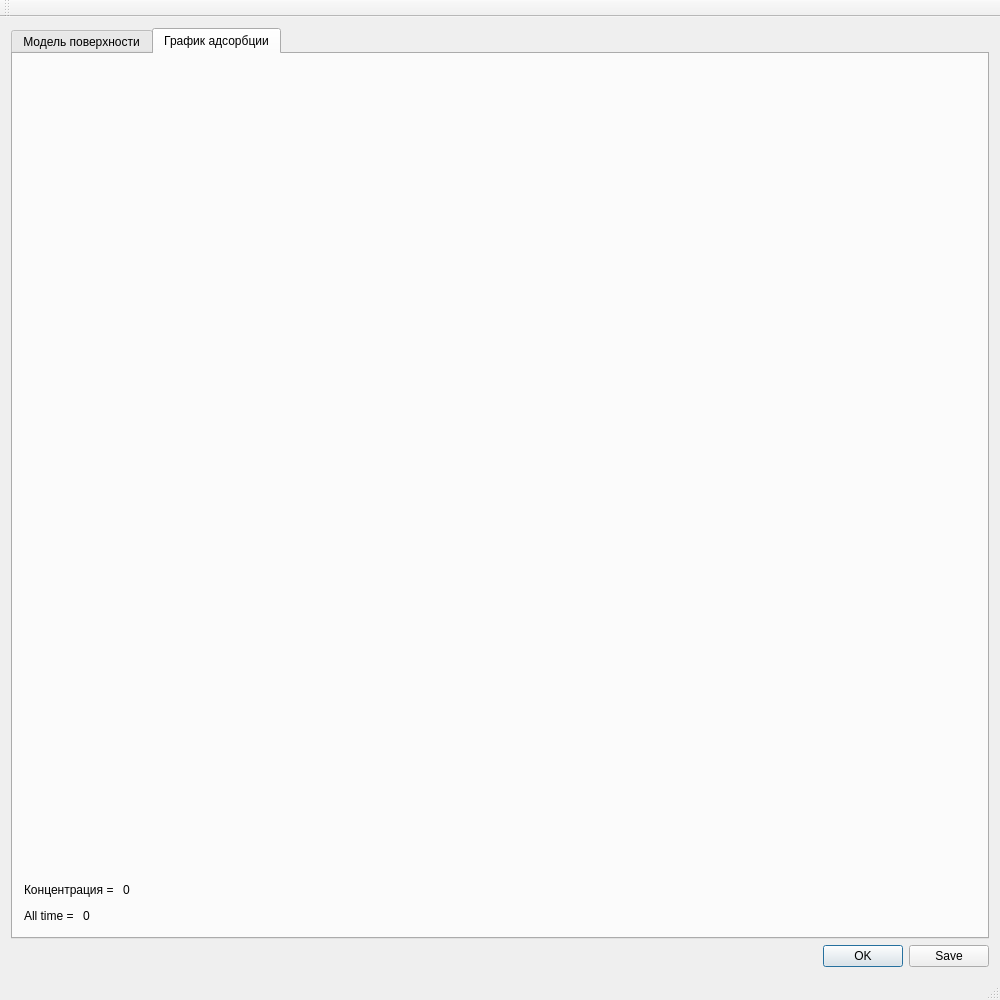
<?xml version="1.0" encoding="UTF-8"?>
<ui version="4.0">
 <class>MainWindow</class>
 <widget class="QMainWindow" name="MainWindow">
  <property name="windowModality">
   <enum>Qt::ApplicationModal</enum>
  </property>
  <property name="geometry">
   <rect>
    <x>0</x>
    <y>0</y>
    <width>1000</width>
    <height>1000</height>
   </rect>
  </property>
  <property name="sizePolicy">
   <sizepolicy hsizetype="Expanding" vsizetype="Expanding">
    <horstretch>0</horstretch>
    <verstretch>0</verstretch>
   </sizepolicy>
  </property>
  <property name="windowTitle">
   <string>Method Monte-Carlo</string>
  </property>
  <widget class="QWidget" name="centralWidget">
   <layout class="QVBoxLayout" name="verticalLayout_3">
    <item>
     <widget class="QTabWidget" name="tabWidget">
      <property name="currentIndex">
       <number>1</number>
      </property>
      <widget class="QWidget" name="general_tab">
       <attribute name="title">
        <string>Модель поверхности</string>
       </attribute>
       <layout class="QVBoxLayout" name="verticalLayout">
        <item>
         <layout class="QHBoxLayout" name="horizontalLayout">
          <item>
           <widget class="QWidget" name="widget" native="true">
            <layout class="QHBoxLayout" name="horizontalLayout_3">
             <item>
              <spacer name="verticalSpacer">
               <property name="orientation">
                <enum>Qt::Vertical</enum>
               </property>
               <property name="sizeHint" stdset="0">
                <size>
                 <width>20</width>
                 <height>40</height>
                </size>
               </property>
              </spacer>
             </item>
            </layout>
           </widget>
          </item>
          <item>
           <layout class="QVBoxLayout" name="verticalLayout_2">
            <item>
             <widget class="QLabel" name="Kadsoption">
              <property name="sizePolicy">
               <sizepolicy hsizetype="Fixed" vsizetype="Minimum">
                <horstretch>0</horstretch>
                <verstretch>0</verstretch>
               </sizepolicy>
              </property>
              <property name="text">
               <string>K adsoption = </string>
              </property>
             </widget>
            </item>
            <item>
             <widget class="QLabel" name="Kmigration">
              <property name="sizePolicy">
               <sizepolicy hsizetype="Fixed" vsizetype="Minimum">
                <horstretch>0</horstretch>
                <verstretch>0</verstretch>
               </sizepolicy>
              </property>
              <property name="text">
               <string>K migrartion =</string>
              </property>
             </widget>
            </item>
            <item>
             <widget class="QLabel" name="v0">
              <property name="sizePolicy">
               <sizepolicy hsizetype="Fixed" vsizetype="Preferred">
                <horstretch>0</horstretch>
                <verstretch>0</verstretch>
               </sizepolicy>
              </property>
              <property name="text">
               <string>V0 = </string>
              </property>
             </widget>
            </item>
            <item>
             <widget class="QLabel" name="v01">
              <property name="sizePolicy">
               <sizepolicy hsizetype="Fixed" vsizetype="Preferred">
                <horstretch>0</horstretch>
                <verstretch>0</verstretch>
               </sizepolicy>
              </property>
              <property name="text">
               <string>V01 = </string>
              </property>
             </widget>
            </item>
            <item>
             <widget class="QLabel" name="v02">
              <property name="sizePolicy">
               <sizepolicy hsizetype="Fixed" vsizetype="Preferred">
                <horstretch>0</horstretch>
                <verstretch>0</verstretch>
               </sizepolicy>
              </property>
              <property name="text">
               <string>V02 = </string>
              </property>
             </widget>
            </item>
            <item>
             <widget class="QLabel" name="v10">
              <property name="sizePolicy">
               <sizepolicy hsizetype="Fixed" vsizetype="Preferred">
                <horstretch>0</horstretch>
                <verstretch>0</verstretch>
               </sizepolicy>
              </property>
              <property name="text">
               <string>V10 = </string>
              </property>
             </widget>
            </item>
            <item>
             <widget class="QLabel" name="v11">
              <property name="sizePolicy">
               <sizepolicy hsizetype="Fixed" vsizetype="Preferred">
                <horstretch>0</horstretch>
                <verstretch>0</verstretch>
               </sizepolicy>
              </property>
              <property name="text">
               <string>V11 = </string>
              </property>
             </widget>
            </item>
            <item>
             <widget class="QLabel" name="v12">
              <property name="sizePolicy">
               <sizepolicy hsizetype="Fixed" vsizetype="Preferred">
                <horstretch>0</horstretch>
                <verstretch>0</verstretch>
               </sizepolicy>
              </property>
              <property name="text">
               <string>V12 = </string>
              </property>
             </widget>
            </item>
            <item>
             <widget class="QLabel" name="v20">
              <property name="sizePolicy">
               <sizepolicy hsizetype="Fixed" vsizetype="Preferred">
                <horstretch>0</horstretch>
                <verstretch>0</verstretch>
               </sizepolicy>
              </property>
              <property name="text">
               <string>V20 = </string>
              </property>
             </widget>
            </item>
            <item>
             <widget class="QLabel" name="v21">
              <property name="sizePolicy">
               <sizepolicy hsizetype="Fixed" vsizetype="Preferred">
                <horstretch>0</horstretch>
                <verstretch>0</verstretch>
               </sizepolicy>
              </property>
              <property name="text">
               <string>V21 = </string>
              </property>
             </widget>
            </item>
            <item>
             <widget class="QLabel" name="v22">
              <property name="sizePolicy">
               <sizepolicy hsizetype="Fixed" vsizetype="Preferred">
                <horstretch>0</horstretch>
                <verstretch>0</verstretch>
               </sizepolicy>
              </property>
              <property name="text">
               <string>V22 = </string>
              </property>
             </widget>
            </item>
            <item>
             <layout class="QHBoxLayout" name="horizontalLayout_2">
              <item>
               <widget class="QLabel" name="iteration">
                <property name="enabled">
                 <bool>true</bool>
                </property>
                <property name="sizePolicy">
                 <sizepolicy hsizetype="Fixed" vsizetype="Minimum">
                  <horstretch>0</horstretch>
                  <verstretch>0</verstretch>
                 </sizepolicy>
                </property>
                <property name="minimumSize">
                 <size>
                  <width>100</width>
                  <height>17</height>
                 </size>
                </property>
                <property name="layoutDirection">
                 <enum>Qt::LeftToRight</enum>
                </property>
                <property name="text">
                 <string>Iteration = </string>
                </property>
               </widget>
              </item>
              <item>
               <widget class="QLabel" name="iterations">
                <property name="sizePolicy">
                 <sizepolicy hsizetype="Fixed" vsizetype="Preferred">
                  <horstretch>0</horstretch>
                  <verstretch>0</verstretch>
                 </sizepolicy>
                </property>
                <property name="text">
                 <string>0</string>
                </property>
               </widget>
              </item>
             </layout>
            </item>
            <item>
             <spacer name="verticalSpacer_2">
              <property name="orientation">
               <enum>Qt::Vertical</enum>
              </property>
              <property name="sizeHint" stdset="0">
               <size>
                <width>20</width>
                <height>40</height>
               </size>
              </property>
             </spacer>
            </item>
           </layout>
          </item>
         </layout>
        </item>
       </layout>
      </widget>
      <widget class="QWidget" name="adsorption_tab">
       <attribute name="title">
        <string>График адсорбции</string>
       </attribute>
       <layout class="QVBoxLayout" name="verticalLayout_5">
        <item>
         <layout class="QVBoxLayout" name="verticalLayout_4">
          <item>
           <widget class="QCustomPlot" name="graph_adsorption" native="true"/>
          </item>
         </layout>
        </item>
        <item>
         <layout class="QVBoxLayout" name="verticalLayout_6">
          <item>
           <layout class="QHBoxLayout" name="horizontalLayout_5">
            <item>
             <widget class="QLabel" name="label_3">
              <property name="sizePolicy">
               <sizepolicy hsizetype="Fixed" vsizetype="Fixed">
                <horstretch>0</horstretch>
                <verstretch>0</verstretch>
               </sizepolicy>
              </property>
              <property name="text">
               <string>Концентрация = </string>
              </property>
             </widget>
            </item>
            <item>
             <widget class="QLabel" name="concentration">
              <property name="sizePolicy">
               <sizepolicy hsizetype="Fixed" vsizetype="Fixed">
                <horstretch>0</horstretch>
                <verstretch>0</verstretch>
               </sizepolicy>
              </property>
              <property name="text">
               <string>0</string>
              </property>
             </widget>
            </item>
            <item>
             <spacer name="horizontalSpacer">
              <property name="orientation">
               <enum>Qt::Horizontal</enum>
              </property>
              <property name="sizeHint" stdset="0">
               <size>
                <width>40</width>
                <height>20</height>
               </size>
              </property>
             </spacer>
            </item>
           </layout>
          </item>
          <item>
           <layout class="QHBoxLayout" name="horizontalLayout_4">
            <item>
             <widget class="QLabel" name="label">
              <property name="sizePolicy">
               <sizepolicy hsizetype="Fixed" vsizetype="Fixed">
                <horstretch>0</horstretch>
                <verstretch>0</verstretch>
               </sizepolicy>
              </property>
              <property name="text">
               <string>All time = </string>
              </property>
             </widget>
            </item>
            <item>
             <widget class="QLabel" name="all_time">
              <property name="sizePolicy">
               <sizepolicy hsizetype="Fixed" vsizetype="Fixed">
                <horstretch>0</horstretch>
                <verstretch>0</verstretch>
               </sizepolicy>
              </property>
              <property name="text">
               <string>0</string>
              </property>
             </widget>
            </item>
            <item>
             <spacer name="horizontalSpacer_2">
              <property name="orientation">
               <enum>Qt::Horizontal</enum>
              </property>
              <property name="sizeHint" stdset="0">
               <size>
                <width>40</width>
                <height>20</height>
               </size>
              </property>
             </spacer>
            </item>
           </layout>
          </item>
         </layout>
        </item>
       </layout>
      </widget>
     </widget>
    </item>
    <item>
     <widget class="QDialogButtonBox" name="buttonBox">
      <property name="standardButtons">
       <set>QDialogButtonBox::Ok|QDialogButtonBox::Save</set>
      </property>
      <property name="centerButtons">
       <bool>false</bool>
      </property>
     </widget>
    </item>
   </layout>
  </widget>
  <widget class="QMenuBar" name="menuBar">
   <property name="geometry">
    <rect>
     <x>0</x>
     <y>0</y>
     <width>1000</width>
     <height>25</height>
    </rect>
   </property>
  </widget>
  <widget class="QToolBar" name="mainToolBar">
   <attribute name="toolBarArea">
    <enum>TopToolBarArea</enum>
   </attribute>
   <attribute name="toolBarBreak">
    <bool>false</bool>
   </attribute>
  </widget>
  <widget class="QStatusBar" name="statusBar"/>
 </widget>
 <layoutdefault spacing="6" margin="11"/>
 <customwidgets>
  <customwidget>
   <class>QCustomPlot</class>
   <extends>QWidget</extends>
   <header>qcustomplot.h</header>
   <container>1</container>
  </customwidget>
 </customwidgets>
 <resources/>
 <connections/>
</ui>
